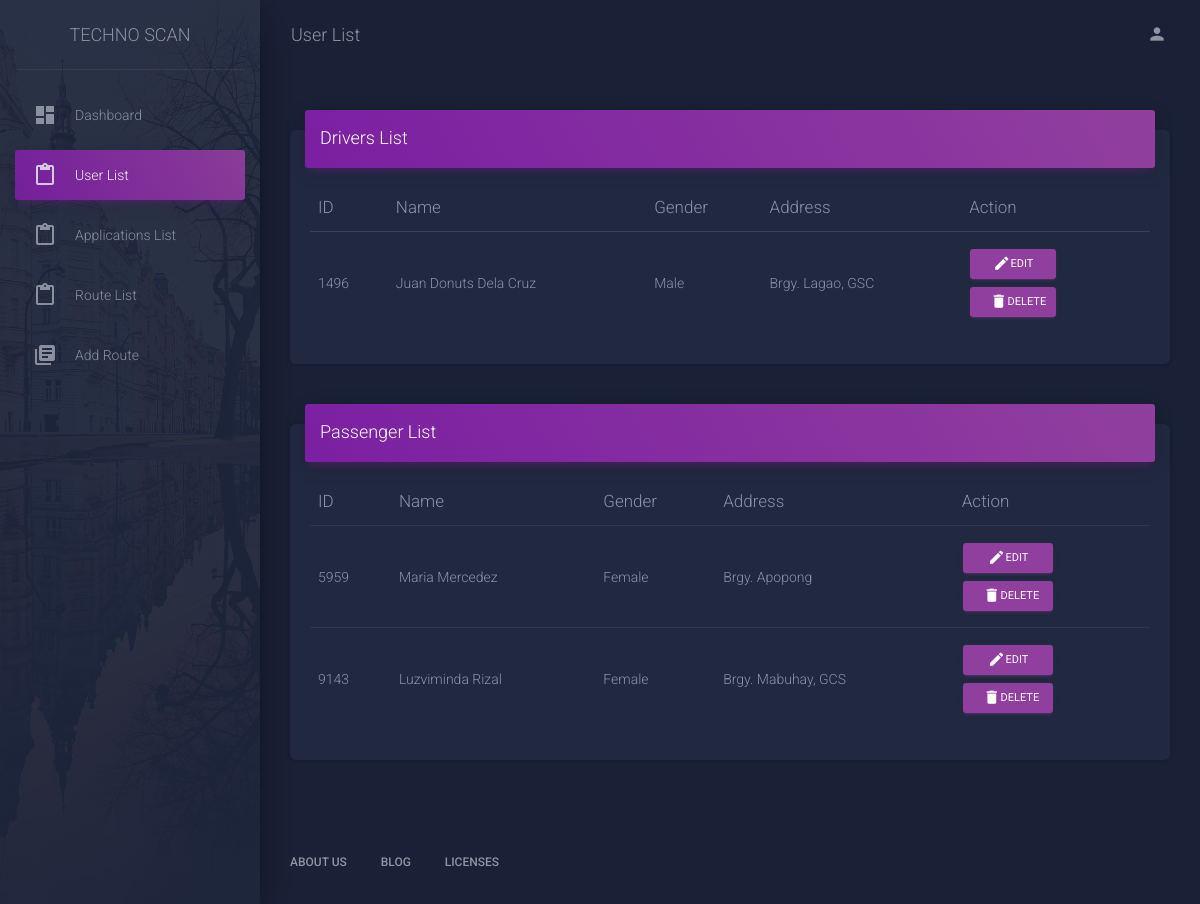
Screenshot of /adminn/userlist.php with the database file from the repository.
### tables this page shows
CREATE TABLE `users` (
  `user_id` varchar(6) NOT NULL,
  `person_id` int(8) NOT NULL,
  `uname` varchar(50) NOT NULL,
  `password` varchar(20) NOT NULL,
  `user_type` int(1) NOT NULL,
  `user_status` int(1) NOT NULL,
  `disc_status` int(1) NOT NULL
);

CREATE TABLE `personinfo` (
  `person_id` int(8) NOT NULL,
  `fname` varchar(50) NOT NULL,
  `lname` varchar(20) NOT NULL,
  `mname` varchar(20) DEFAULT NULL,
  `gender` varchar(10) DEFAULT NULL,
  `address` varchar(100) NOT NULL,
  `contact_num` varchar(11) NOT NULL,
  `bdate` varchar(10) NOT NULL,
  `qr_code` longblob NOT NULL,
  `wallet` double NOT NULL
);

### adminn/userlist.php (the view, shortened to what this page needs)
<!DOCTYPE html>
<html lang="en">
<head>
  <link rel="stylesheet" href="https://maxcdn.bootstrapcdn.com/font-awesome/latest/css/font-awesome.min.css">
  <link href="assets/css/material-dashboard.css?v=2.1.0" rel="stylesheet" />
  <link href="assets/demo/demo.css" rel="stylesheet" />
</head>
<body class="dark-edition">
  <div class="wrapper ">
    <div class="sidebar" data-color="purple" data-background-color="black" data-image="assets/img/sidebar-2.jpg">
      <div class="logo"><a href="../home.php" class="simple-text logo-normal">
          Techno Scan
        </a></div>
      <div class="sidebar-wrapper">
        <ul class="nav">
          <li class="nav-item  ">
            <a class="nav-link" href="./dashboard.php">
              <i class="material-icons">dashboard</i>
              <p>Dashboard</p>
            </a>
          </li>
          <li class="nav-item active ">
            <a class="nav-link" href="./userlist.php">
              <i class="material-icons">content_paste</i>
              <p>User List</p>
            </a>
          </li>
          <li class="nav-item">
            <a class="nav-link" href="./applylist.php">
              <i class="material-icons">content_paste</i>
              <p>Applications List</p>
            </a>
          </li>
          <li class="nav-item">
            <a class="nav-link" href="./routelist.php">
              <i class="material-icons">content_paste</i>
              <p>Route List</p>
            </a>
          </li>
          <li class="nav-item ">
            <a class="nav-link" href="./addroute.php">
              <i class="material-icons">library_books</i>
              <p>Add Route</p>
            </a>
          </li>
        </ul>
      </div>
    </div>
    <div class="main-panel">
      <nav class="navbar navbar-expand-lg navbar-transparent navbar-absolute fixed-top " id="navigation-example">
        <div class="container-fluid">
          <div class="navbar-wrapper">
            <a class="navbar-brand" href="javascript:void(0)">User List</a>
          </div>
          <div class="collapse navbar-collapse justify-content-end">
            <ul class="navbar-nav">
              <li class="nav-item dropdown">
                <a class="nav-link" href="javscript:void(0)" id="navbarDropdownMenuLink" data-toggle="dropdown" aria-haspopup="true" aria-expanded="false">
                  <i class="material-icons">person</i>
                </a>
              </li>
            </ul>
          </div>
        </div>
      </nav>
      <div class="content">
        <div class="container-fluid">
          <div class="row">
            <div class="col-md-12">
              <div class="card">
                <div class="card-header card-header-primary">
                  <h4 class="card-title ">Drivers List</h4>                </div>
                <div class="card-body">
                  <div class="table-responsive">
                    <table class="table">
                      <thead class=" text-primary">
                        <th>ID</th>
                        <th>Name</th>
                        <th>Gender</th>
                        <th>Address</th>
                        <th>Action</th>
                      </thead>
                      <tbody>
                        <?php
                          include '../connection.php';
                          $psql = $con->query("SELECT * FROM personinfo INNER JOIN users ON personinfo.person_id  = users.person_id WHERE user_type = 2 AND user_status = 1");
                          if ($psql->num_rows > 0) {
                            while($prow = $psql->fetch_assoc()) {
                        ?>
                        <tr>
                          <td><?php echo $prow["person_id"]?></td>
                          <td><?php echo $prow["fname"]." ".$prow["mname"]." ".$prow["lname"]?></td>
                          <td><?php echo $prow["gender"]?></td>
                          <td><?php echo $prow["address"]?></td>
                          <td>
                            <a href="user.php?pid=<?php echo $prow['person_id']?>" class='btn btn-primary btn-block btn-sm'><i class="material-icons">mode</i>Edit</a>
                            <a href="delete.php?pid=<?php echo $prow['person_id']?>" class='btn btn-primary btn-block btn-sm'><i class="material-icons">delete</i>Delete</a>
                          </td>
                        </tr>
                      <?php }}?>
                      </tbody>
                    </table>
                  </div>
                </div>
              </div>
            </div>
            <div class="col-md-12">
              <div class="card ">
                <div class="card-header card-header-primary">
                  <h4 class="card-title mt-0">Passenger List</h4>
                </div>
                <div class="card-body">
                  <div class="table-responsive">
                    <table class="table table-hover">
                      <thead class=" text-primary">
                        <th>ID</th>
                        <th>Name</th>
                        <th>Gender</th>
                        <th>Address</th>
                        <th>Action</th>
                      </thead>
                      <tbody>
                        <?php
                          include '../connection.php';
                          $psql = $con->query("SELECT * FROM personinfo INNER JOIN users ON personinfo.person_id  = users.person_id WHERE user_type = 1");
                          if ($psql->num_rows > 0) {
                            while($prow = $psql->fetch_assoc()) {
                        ?>
                        <tr>
                          <td><?php echo $prow["person_id"]?></td>
                          <td><?php echo $prow["fname"]." ".$prow["mname"]." ".$prow["lname"]?></td>
                          <td><?php echo $prow["gender"]?></td>
                          <td><?php echo $prow["address"]?></td>
                          <td>
                            <a href="user.php?pid=<?php echo $prow['person_id']?>" class='btn btn-primary btn-block btn-sm'><i class="material-icons">mode</i>Edit</a>
                            <a href="delete.php?pid=<?php echo $prow['person_id']?>" class='btn btn-primary btn-block btn-sm'><i class="material-icons">delete</i>Delete</a>
                          </td>
                        </tr>
                      <?php }}?>
                      </tbody>
                    </table>
                  </div>
                </div>
              </div>
            </div>
          </div>
        </div>
      </div>
      <footer class="footer">
        <div class="container-fluid">
          <nav class="float-left">
            <ul>
              <li>
                <a href="https://creative-tim.com/presentation">
                  About Us
                </a>
              </li>
              <li>
                <a href="http://blog.creative-tim.com">
                  Blog
                </a>
              </li>
              <li>
                <a href="https://www.creative-tim.com/license">
                  Licenses
                </a>
              </li>
            </ul>
          </nav>
        </div>
      </footer>
    </div>
  </div>
</body>
</html>

### rows the page displays
users: person "1496", person.fname "Juan", person.mname "Donuts", person.lname "Dela Cruz", person.gender "Male", person.address "Brgy. Lagao, GSC"
users: person "5959", person.fname "Maria", person.lname "Mercedez", person.gender "Female", person.address "Brgy. Apopong"
users: person "9143", person.fname "Luzviminda", person.lname "Rizal", person.gender "Female", person.address "Brgy. Mabuhay, GCS"
